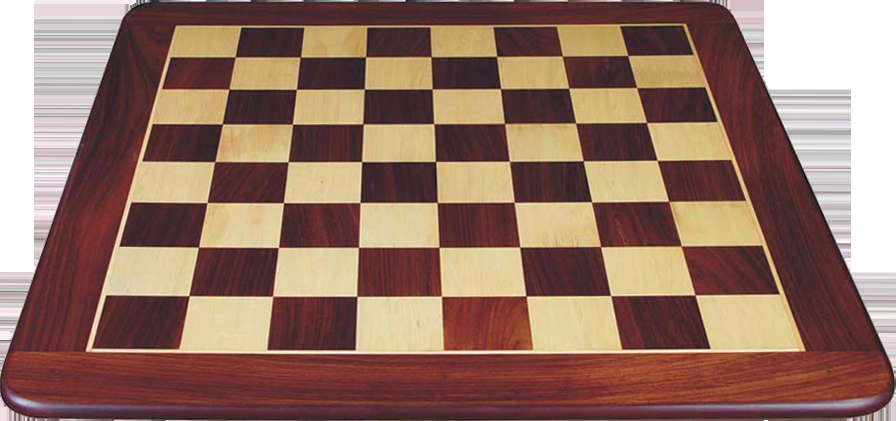
#> input picture Robot_Code/Partner's Copy/week 2/vision/pictures/chessboard.png, 896 x 421 px, found by its file name
$ python corners.py
#> lines starting #> are read from the running program, lines starting #| are printed output that depends on the picture; after the words box and inside, x2 and y2 are one past the last pixel; in counts of white or black regions, pixels touching at a corner belong together
import cv2
import numpy as np

filename = '/home/marc/Pictures/chessboard.png'
image = cv2.imread(filename)
#> image is the input picture: shape (421, 896, 3); mean B, G, R 101.2, 115.5, 147.9

def getCorners(image):
    # Convert the image to greyscale to make all the math simpler
    gray_image = cv2.cvtColor(image,cv2.COLOR_BGR2GRAY)
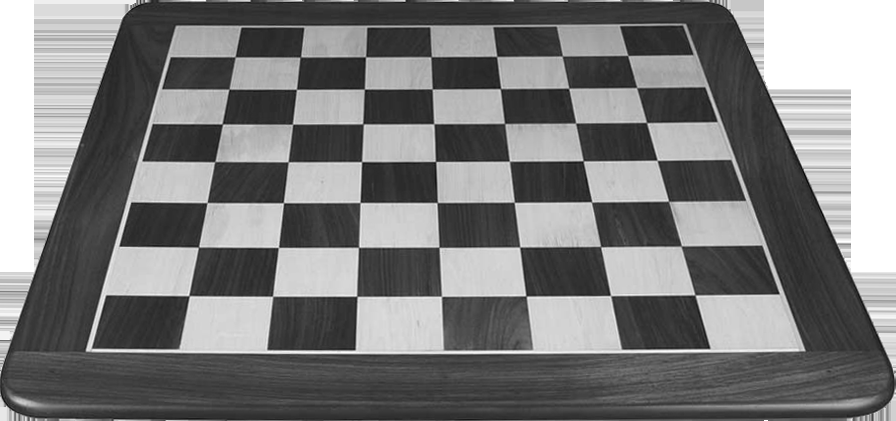
#> gray_image: shape (421, 896); min 3, max 255, mean 123.5

    # cornerHarris works best with an array of floats,
    # so that math is not rounded to the nearest integer at each step
    gray_image = np.float32(gray_image)

    # Returns a set of keypoints containing: x,y,intensity
    # Intensity means "how sure is OpenCV that this is a corner", 0-255
    corners = cv2.cornerHarris(gray_image,2,3,0.04)
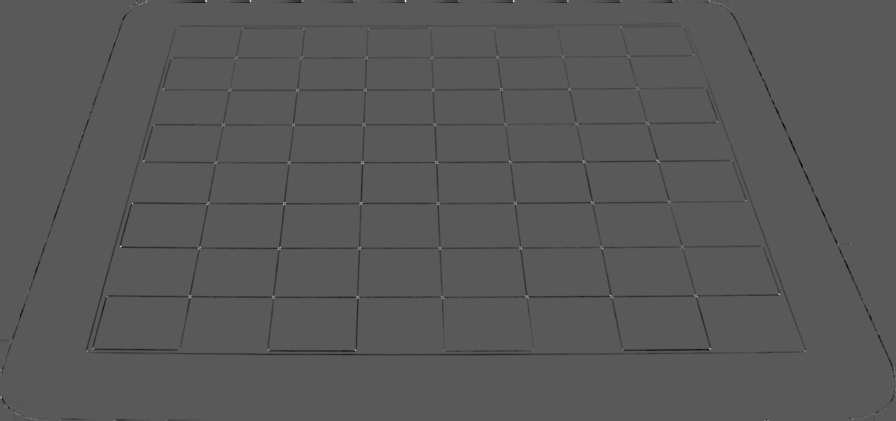
#> corners: shape (421, 896) float32; min -37182152, max 68833776, mean -445446.9; drawn with min black and max white

    # Dilate the results to make the keypoints easier for us to see.
    corners = cv2.dilate(corners,None)
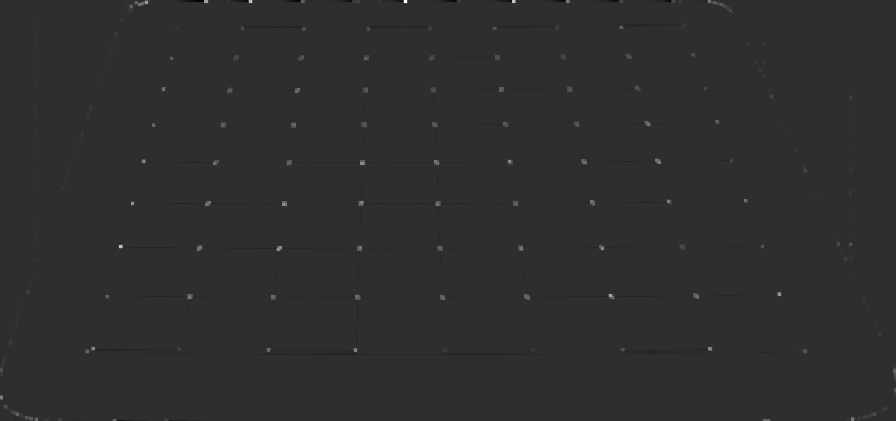
#> corners: shape (421, 896) float32; min -15277827, max 68833776, mean 63156.5; drawn with min black and max white
    return corners

def highlightSignificantCorners(corners, image):
    # For each corner, show it as green on the main image
    # if its intensity is at least 1% of the most intense corner.
    # Remember, intensity is how certain OpenCV is that it's a corner, 0-255.

    # for rowIndex in range(len(corners)):
    #     for pixelIndex in range(len(corners[0])):
    #         if corners[rowIndex][pixelIndex] > (0.01 * corners.max()):
    #             image[rowIndex][pixelIndex] = [0, 255, 0]

    # This line is equivalent to the nested loop above, but much faster.
    image[corners > 0.01 * corners.max()] = [0, 255, 0]
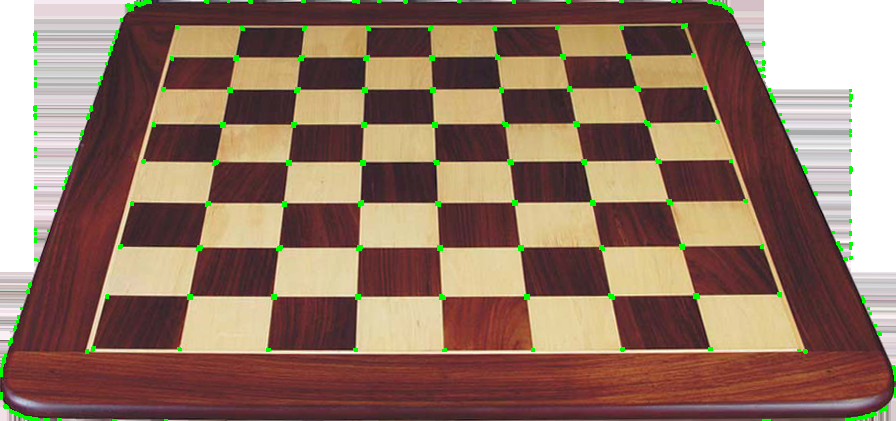
#> image: shape (421, 896, 3); 1.22% of pixels changed, all inside (x1, y1, x2, y2) = (0, 0, 896, 421)

corners = getCorners(image)
highlightSignificantCorners(corners, image)

cv2.imshow('corners',image)
cv2.waitKey(0)
